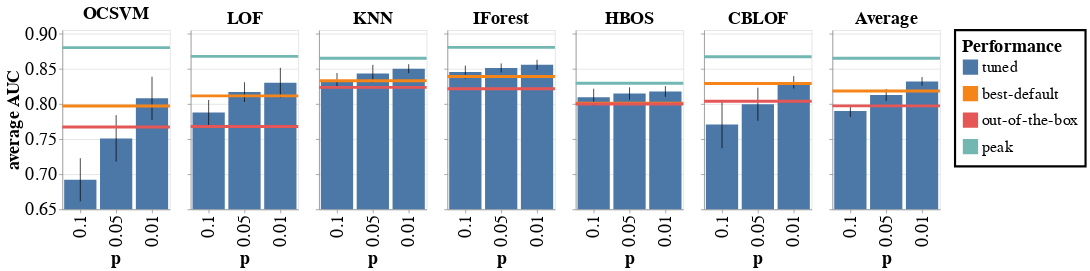

Here is the notebook cell this chart was saved with:
### Markdown cell above
# Statistical validation set multiple runs

### Code cell
chart = compare_plot_statistical_size_bars_multiple_runs('statistical_validation_set_multiple_10runs', REFERENCES, datasets_to_use)
big_chart(chart)

### Figure 1 — Vega-Lite specification as saved in the notebook (floating-point values rounded to 4 significant figures)
{"config": {"view": {"continuousWidth": 400, "continuousHeight": 300}, "axis": {"labelFontSize": 25, "titleFontSize": 25}, "legend": {"cornerRadius": 0, "labelFontSize": 23, "labelLimit": 0, "orient": "right", "padding": 10, "strokeColor": "black", "strokeWidth": 3, "symbolSize": 300, "symbolStrokeWidth": 4, "titleFontSize": 25, "titleLimit": 0}, "title": {"fontSize": 25, "subtitleFontSize": 25}}, "hconcat": [{"layer": [{"data": {"name": "data-9de8e351efc0dc8cbcc2dbbc8182fc10"}, "mark": {"type": "bar", "clip": true}, "encoding": {"color": {"type": "nominal", "field": "reference", "legend": {"title": "Performance"}, "scale": {"domain": ["tuned", "best-default", "out-of-the-box", "peak"]}}, "x": {"type": "ordinal", "field": "size", "scale": {"reverse": true}, "title": "p"}, "y": {"type": "quantitative", "axis": {"title": "average AUC"}, "field": "test_auc_mean", "scale": {"domain": [0.65, 0.905]}}}}, {"data": {"name": "data-9de8e351efc0dc8cbcc2dbbc8182fc10"}, "mark": "rule", "encoding": {"x": {"type": "ordinal", "field": "size", "scale": {"reverse": true}, "title": "p"}, "y": {"type": "quantitative", "field": "min_error", "scale": {"domain": [0.65, 0.905]}}, "y2": {"field": "max_error"}}}, {"data": {"name": "data-fe16c84852037aa3d63e8a81199a3b76"}, "mark": {"type": "rule", "strokeWidth": 4}, "encoding": {"color": {"type": "nominal", "field": "reference"}, "y": {"type": "quantitative", "field": "test_auc", "scale": {"domain": [0.65, 0.905]}}}}], "height": 250, "resolve": {"scale": {"y": "shared"}}, "title": "OCSVM", "width": 150}, {"layer": [{"data": {"name": "data-cc34a2d82f501c8f063283644d9fb787"}, "mark": {"type": "bar", "clip": true}, "encoding": {"color": {"type": "nominal", "field": "reference", "legend": {"title": "Performance"}, "scale": {"domain": ["tuned", "best-default", "out-of-the-box", "peak"]}}, "x": {"type": "ordinal", "field": "size", "scale": {"reverse": true}, "title": "p"}, "y": {"type": "quantitative", "axis": {"labels": false, "title": null}, "field": "test_auc_mean", "scale": {"domain": [0.65, 0.905]}}}}, {"data": {"name": "data-cc34a2d82f501c8f063283644d9fb787"}, "mark": "rule", "encoding": {"x": {"type": "ordinal", "field": "size", "scale": {"reverse": true}, "title": "p"}, "y": {"type": "quantitative", "field": "min_error", "scale": {"domain": [0.65, 0.905]}}, "y2": {"field": "max_error"}}}, {"data": {"name": "data-5201515c7fe75a2f2c0dc2ab6fb6981c"}, "mark": {"type": "rule", "strokeWidth": 4}, "encoding": {"color": {"type": "nominal", "field": "reference"}, "y": {"type": "quantitative", "field": "test_auc", "scale": {"domain": [0.65, 0.905]}}}}], "height": 250, "resolve": {"scale": {"y": "shared"}}, "title": "LOF", "width": 150}, {"layer": [{"data": {"name": "data-75d41cde414b51e69791ac01e58d5baa"}, "mark": {"type": "bar", "clip": true}, "encoding": {"color": {"type": "nominal", "field": "reference", "legend": {"title": "Performance"}, "scale": {"domain": ["tuned", "best-default", "out-of-the-box", "peak"]}}, "x": {"type": "ordinal", "field": "size", "scale": {"reverse": true}, "title": "p"}, "y": {"type": "quantitative", "axis": {"labels": false, "title": null}, "field": "test_auc_mean", "scale": {"domain": [0.65, 0.905]}}}}, {"data": {"name": "data-75d41cde414b51e69791ac01e58d5baa"}, "mark": "rule", "encoding": {"x": {"type": "ordinal", "field": "size", "scale": {"reverse": true}, "title": "p"}, "y": {"type": "quantitative", "field": "min_error", "scale": {"domain": [0.65, 0.905]}}, "y2": {"field": "max_error"}}}, {"data": {"name": "data-2f266e642e06952955d34bb2e1e7b9a7"}, "mark": {"type": "rule", "strokeWidth": 4}, "encoding": {"color": {"type": "nominal", "field": "reference"}, "y": {"type": "quantitative", "field": "test_auc", "scale": {"domain": [0.65, 0.905]}}}}], "height": 250, "resolve": {"scale": {"y": "shared"}}, "title": "KNN", "width": 150}, {"layer": [{"data": {"name": "data-227377d1b9497db82a2f4609aa18f74b"}, "mark": {"type": "bar", "clip": true}, "encoding": {"color": {"type": "nominal", "field": "reference", "legend": {"title": "Performance"}, "scale": {"domain": ["tuned", "best-default", "out-of-the-box", "peak"]}}, "x": {"type": "ordinal", "field": "size", "scale": {"reverse": true}, "title": "p"}, "y": {"type": "quantitative", "axis": {"labels": false, "title": null}, "field": "test_auc_mean", "scale": {"domain": [0.65, 0.905]}}}}, {"data": {"name": "data-227377d1b9497db82a2f4609aa18f74b"}, "mark": "rule", "encoding": {"x": {"type": "ordinal", "field": "size", "scale": {"reverse": true}, "title": "p"}, "y": {"type": "quantitative", "field": "min_error", "scale": {"domain": [0.65, 0.905]}}, "y2": {"field": "max_error"}}}, {"data": {"name": "data-2439e02690f921011d35d8cced75b461"}, "mark": {"type": "rule", "strokeWidth": 4}, "encoding": {"color": {"type": "nominal", "field": "reference"}, "y": {"type": "quantitative", "field": "test_auc", "scale": {"domain": [0.65, 0.905]}}}}], "height": 250, "resolve": {"scale": {"y": "shared"}}, "title": "IForest", "width": 150}, {"layer": [{"data": {"name": "data-ae0a065b84d0c68543e380375abe65c9"}, "mark": {"type": "bar", "clip": true}, "encoding": {"color": {"type": "nominal", "field": "reference", "legend": {"title": "Performance"}, "scale": {"domain": ["tuned", "best-default", "out-of-the-box", "peak"]}}, "x": {"type": "ordinal", "field": "size", "scale": {"reverse": true}, "title": "p"}, "y": {"type": "quantitative", "axis": {"labels": false, "title": null}, "field": "test_auc_mean", "scale": {"domain": [0.65, 0.905]}}}}, {"data": {"name": "data-ae0a065b84d0c68543e380375abe65c9"}, "mark": "rule", "encoding": {"x": {"type": "ordinal", "field": "size", "scale": {"reverse": true}, "title": "p"}, "y": {"type": "quantitative", "field": "min_error", "scale": {"domain": [0.65, 0.905]}}, "y2": {"field": "max_error"}}}, {"data": {"name": "data-61d530e2bbc8ada92ef60f5f1872dfbc"}, "mark": {"type": "rule", "strokeWidth": 4}, "encoding": {"color": {"type": "nominal", "field": "reference"}, "y": {"type": "quantitative", "field": "test_auc", "scale": {"domain": [0.65, 0.905]}}}}], "height": 250, "resolve": {"scale": {"y": "shared"}}, "title": "HBOS", "width": 150}, {"layer": [{"data": {"name": "data-cecbb30de2ab453b8b0bfbd4f70ac8b4"}, "mark": {"type": "bar", "clip": true}, "encoding": {"color": {"type": "nominal", "field": "reference", "legend": {"title": "Performance"}, "scale": {"domain": ["tuned", "best-default", "out-of-the-box", "peak"]}}, "x": {"type": "ordinal", "field": "size", "scale": {"reverse": true}, "title": "p"}, "y": {"type": "quantitative", "axis": {"labels": false, "title": null}, "field": "test_auc_mean", "scale": {"domain": [0.65, 0.905]}}}}, {"data": {"name": "data-cecbb30de2ab453b8b0bfbd4f70ac8b4"}, "mark": "rule", "encoding": {"x": {"type": "ordinal", "field": "size", "scale": {"reverse": true}, "title": "p"}, "y": {"type": "quantitative", "field": "min_error", "scale": {"domain": [0.65, 0.905]}}, "y2": {"field": "max_error"}}}, {"data": {"name": "data-56622bd7b7b90db14ddc2d8d5f398ba1"}, "mark": {"type": "rule", "strokeWidth": 4}, "encoding": {"color": {"type": "nominal", "field": "reference"}, "y": {"type": "quantitative", "field": "test_auc", "scale": {"domain": [0.65, 0.905]}}}}], "height": 250, "resolve": {"scale": {"y": "shared"}}, "title": "CBLOF", "width": 150}, {"layer": [{"data": {"name": "data-2c3c1dd6bceb0c41f2cdda60a43dd6d1"}, "mark": {"type": "bar", "clip": true}, "encoding": {"color": {"type": "nominal", "field": "reference", "legend": {"title": "Performance"}, "scale": {"domain": ["tuned", "best-default", "out-of-the-box", "peak"]}}, "x": {"type": "ordinal", "field": "size", "scale": {"reverse": true}, "title": "p"}, "y": {"type": "quantitative", "axis": {"labels": false, "title": null}, "field": "test_auc_mean", "scale": {"domain": [0.65, 0.905]}}}}, {"data": {"name": "data-2c3c1dd6bceb0c41f2cdda60a43dd6d1"}, "mark": "rule", "encoding": {"x": {"type": "ordinal", "field": "size", "scale": {"reverse": true}, "title": "p"}, "y": {"type": "quantitative", "field": "min_error", "scale": {"domain": [0.65, 0.905]}}, "y2": {"field": "max_error"}}}, {"data": {"name": "data-d4bc427eb0d8d03b9ffc136b81d853f5"}, "mark": {"type": "rule", "strokeWidth": 4}, "encoding": {"color": {"type": "nominal", "field": "reference"}, "y": {"type": "quantitative", "field": "test_auc", "scale": {"domain": [0.65, 0.905]}}}}], "height": 250, "resolve": {"scale": {"y": "shared"}}, "title": "Average", "width": 150}], "resolve": {"axis": {"y": "shared"}, "scale": {"y": "shared"}}, "$schema": "https://vega.github.io/schema/vega-lite/v4.8.1.json", "datasets": {"data-9de8e351efc0dc8cbcc2dbbc8182fc10": [{"algorithm_name": "OCSVM", "size": 0.01, "run_idx_mean": 4.5, "run_idx_std": 3.028, "test_auc_mean": 0.8079, "test_auc_std": 0.03076, "test_ap_mean": 0.3424, "test_ap_std": 0.0327, "reference": "tuned", "min_error": 0.7772, "max_error": 0.8387}, {"algorithm_name": "OCSVM", "size": 0.05, "run_idx_mean": 4.5, "run_idx_std": 3.028, "test_auc_mean": 0.751, "test_auc_std": 0.03305, "test_ap_mean": 0.2839, "test_ap_std": 0.03131, "reference": "tuned", "min_error": 0.7179, "max_error": 0.784}, {"algorithm_name": "OCSVM", "size": 0.1, "run_idx_mean": 4.5, "run_idx_std": 3.028, "test_auc_mean": 0.6921, "test_auc_std": 0.03072, "test_ap_mean": 0.2454, "test_ap_std": 0.02459, "reference": "tuned", "min_error": 0.6614, "max_error": 0.7228}], "data-fe16c84852037aa3d63e8a81199a3b76": [{"index": 5, "reference": "best-default", "algorithm_name": "OCSVM", "test_auc": 0.797, "test_ap": 0.3729}, {"index": 11, "reference": "out-of-the-box", "algorithm_name": "OCSVM", "test_auc": 0.7671, "test_ap": 0.3655}, {"index": 17, "reference": "peak", "algorithm_name": "OCSVM", "test_auc": 0.8801, "test_ap": 0.4232}], "data-cc34a2d82f501c8f063283644d9fb787": [{"algorithm_name": "LOF", "size": 0.01, "run_idx_mean": 4.5, "run_idx_std": 3.028, "test_auc_mean": 0.83, "test_auc_std": 0.02138, "test_ap_mean": 0.3722, "test_ap_std": 0.0366, "reference": "tuned", "min_error": 0.8086, "max_error": 0.8514}, {"algorithm_name": "LOF", "size": 0.05, "run_idx_mean": 4.5, "run_idx_std": 3.028, "test_auc_mean": 0.8168, "test_auc_std": 0.01399, "test_ap_mean": 0.3326, "test_ap_std": 0.02523, "reference": "tuned", "min_error": 0.8029, "max_error": 0.8308}, {"algorithm_name": "LOF", "size": 0.1, "run_idx_mean": 4.5, "run_idx_std": 3.028, "test_auc_mean": 0.7878, "test_auc_std": 0.01777, "test_ap_mean": 0.2824, "test_ap_std": 0.03458, "reference": "tuned", "min_error": 0.77, "max_error": 0.8056}], "data-5201515c7fe75a2f2c0dc2ab6fb6981c": [{"index": 4, "reference": "best-default", "algorithm_name": "LOF", "test_auc": 0.8114, "test_ap": 0.3753}, {"index": 10, "reference": "out-of-the-box", "algorithm_name": "LOF", "test_auc": 0.7678, "test_ap": 0.2807}, {"index": 16, "reference": "peak", "algorithm_name": "LOF", "test_auc": 0.8676, "test_ap": 0.4369}], "data-75d41cde414b51e69791ac01e58d5baa": [{"algorithm_name": "KNN", "size": 0.01, "run_idx_mean": 4.5, "run_idx_std": 3.028, "test_auc_mean": 0.8502, "test_auc_std": 0.006327, "test_ap_mean": 0.4158, "test_ap_std": 0.01555, "reference": "tuned", "min_error": 0.8439, "max_error": 0.8565}, {"algorithm_name": "KNN", "size": 0.05, "run_idx_mean": 4.5, "run_idx_std": 3.028, "test_auc_mean": 0.8431, "test_auc_std": 0.0125, "test_ap_mean": 0.4001, "test_ap_std": 0.0119, "reference": "tuned", "min_error": 0.8306, "max_error": 0.8556}, {"algorithm_name": "KNN", "size": 0.1, "run_idx_mean": 4.5, "run_idx_std": 3.028, "test_auc_mean": 0.833, "test_auc_std": 0.01102, "test_ap_mean": 0.3835, "test_ap_std": 0.01534, "reference": "tuned", "min_error": 0.822, "max_error": 0.844}], "data-2f266e642e06952955d34bb2e1e7b9a7": [{"index": 3, "reference": "best-default", "algorithm_name": "KNN", "test_auc": 0.8329, "test_ap": 0.3904}, {"index": 9, "reference": "out-of-the-box", "algorithm_name": "KNN", "test_auc": 0.8236, "test_ap": 0.4158}, {"index": 15, "reference": "peak", "algorithm_name": "KNN", "test_auc": 0.8649, "test_ap": 0.4599}], "data-227377d1b9497db82a2f4609aa18f74b": [{"algorithm_name": "IForest", "size": 0.01, "run_idx_mean": 4.5, "run_idx_std": 3.028, "test_auc_mean": 0.8557, "test_auc_std": 0.007135, "test_ap_mean": 0.4225, "test_ap_std": 0.02139, "reference": "tuned", "min_error": 0.8486, "max_error": 0.8628}, {"algorithm_name": "IForest", "size": 0.05, "run_idx_mean": 4.5, "run_idx_std": 3.028, "test_auc_mean": 0.8512, "test_auc_std": 0.006396, "test_ap_mean": 0.4108, "test_ap_std": 0.01766, "reference": "tuned", "min_error": 0.8448, "max_error": 0.8576}, {"algorithm_name": "IForest", "size": 0.1, "run_idx_mean": 4.5, "run_idx_std": 3.028, "test_auc_mean": 0.8453, "test_auc_std": 0.009278, "test_ap_mean": 0.396, "test_ap_std": 0.02272, "reference": "tuned", "min_error": 0.836, "max_error": 0.8545}], "data-2439e02690f921011d35d8cced75b461": [{"index": 2, "reference": "best-default", "algorithm_name": "IForest", "test_auc": 0.839, "test_ap": 0.3956}, {"index": 8, "reference": "out-of-the-box", "algorithm_name": "IForest", "test_auc": 0.8216, "test_ap": 0.3903}, {"index": 14, "reference": "peak", "algorithm_name": "IForest", "test_auc": 0.8805, "test_ap": 0.4758}], "data-ae0a065b84d0c68543e380375abe65c9": [{"algorithm_name": "HBOS", "size": 0.01, "run_idx_mean": 4.5, "run_idx_std": 3.028, "test_auc_mean": 0.8177, "test_auc_std": 0.007617, "test_ap_mean": 0.3629, "test_ap_std": 0.00884, "reference": "tuned", "min_error": 0.81, "max_error": 0.8253}, {"algorithm_name": "HBOS", "size": 0.05, "run_idx_mean": 4.5, "run_idx_std": 3.028, "test_auc_mean": 0.8148, "test_auc_std": 0.008871, "test_ap_mean": 0.3669, "test_ap_std": 0.01236, "reference": "tuned", "min_error": 0.8059, "max_error": 0.8237}, {"algorithm_name": "HBOS", "size": 0.1, "run_idx_mean": 4.5, "run_idx_std": 3.028, "test_auc_mean": 0.8097, "test_auc_std": 0.01198, "test_ap_mean": 0.3647, "test_ap_std": 0.01529, "reference": "tuned", "min_error": 0.7977, "max_error": 0.8216}], "data-61d530e2bbc8ada92ef60f5f1872dfbc": [{"index": 1, "reference": "best-default", "algorithm_name": "HBOS", "test_auc": 0.801, "test_ap": 0.3615}, {"index": 7, "reference": "out-of-the-box", "algorithm_name": "HBOS", "test_auc": 0.7999, "test_ap": 0.3457}, {"index": 13, "reference": "peak", "algorithm_name": "HBOS", "test_auc": 0.8294, "test_ap": 0.3946}], "data-cecbb30de2ab453b8b0bfbd4f70ac8b4": [{"algorithm_name": "CBLOF", "size": 0.01, "run_idx_mean": 4.5, "run_idx_std": 3.028, "test_auc_mean": 0.8307, "test_auc_std": 0.008855, "test_ap_mean": 0.4252, "test_ap_std": 0.009927, "reference": "tuned", "min_error": 0.8218, "max_error": 0.8396}, {"algorithm_name": "CBLOF", "size": 0.05, "run_idx_mean": 4.5, "run_idx_std": 3.028, "test_auc_mean": 0.7995, "test_auc_std": 0.02358, "test_ap_mean": 0.385, "test_ap_std": 0.02543, "reference": "tuned", "min_error": 0.776, "max_error": 0.8231}, {"algorithm_name": "CBLOF", "size": 0.1, "run_idx_mean": 4.5, "run_idx_std": 3.028, "test_auc_mean": 0.7708, "test_auc_std": 0.03398, "test_ap_mean": 0.3551, "test_ap_std": 0.01851, "reference": "tuned", "min_error": 0.7368, "max_error": 0.8048}], "data-56622bd7b7b90db14ddc2d8d5f398ba1": [{"index": 0, "reference": "best-default", "algorithm_name": "CBLOF", "test_auc": 0.8291, "test_ap": 0.4256}, {"index": 6, "reference": "out-of-the-box", "algorithm_name": "CBLOF", "test_auc": 0.8038, "test_ap": 0.4057}, {"index": 12, "reference": "peak", "algorithm_name": "CBLOF", "test_auc": 0.8671, "test_ap": 0.4754}], "data-2c3c1dd6bceb0c41f2cdda60a43dd6d1": [{"algorithm_name": "Average", "size": 0.01, "run_idx_mean": 4.5, "run_idx_std": 3.028, "test_auc_mean": 0.832, "test_auc_std": 0.006181, "test_ap_mean": 0.3902, "test_ap_std": 0.01436, "reference": "tuned", "min_error": 0.8259, "max_error": 0.8382}, {"algorithm_name": "Average", "size": 0.05, "run_idx_mean": 4.5, "run_idx_std": 3.028, "test_auc_mean": 0.8127, "test_auc_std": 0.00854, "test_ap_mean": 0.3632, "test_ap_std": 0.009605, "reference": "tuned", "min_error": 0.8042, "max_error": 0.8213}, {"algorithm_name": "Average", "size": 0.1, "run_idx_mean": 4.5, "run_idx_std": 3.028, "test_auc_mean": 0.7898, "test_auc_std": 0.008446, "test_ap_mean": 0.3379, "test_ap_std": 0.01101, "reference": "tuned", "min_error": 0.7813, "max_error": 0.7982}], "data-d4bc427eb0d8d03b9ffc136b81d853f5": [{"index": 0, "reference": "best-default", "algorithm_name": "Average", "test_auc": 0.8184, "test_ap": 0.3869}, {"index": 1, "reference": "out-of-the-box", "algorithm_name": "Average", "test_auc": 0.7973, "test_ap": 0.3673}, {"index": 2, "reference": "peak", "algorithm_name": "Average", "test_auc": 0.8649, "test_ap": 0.4443}]}}
